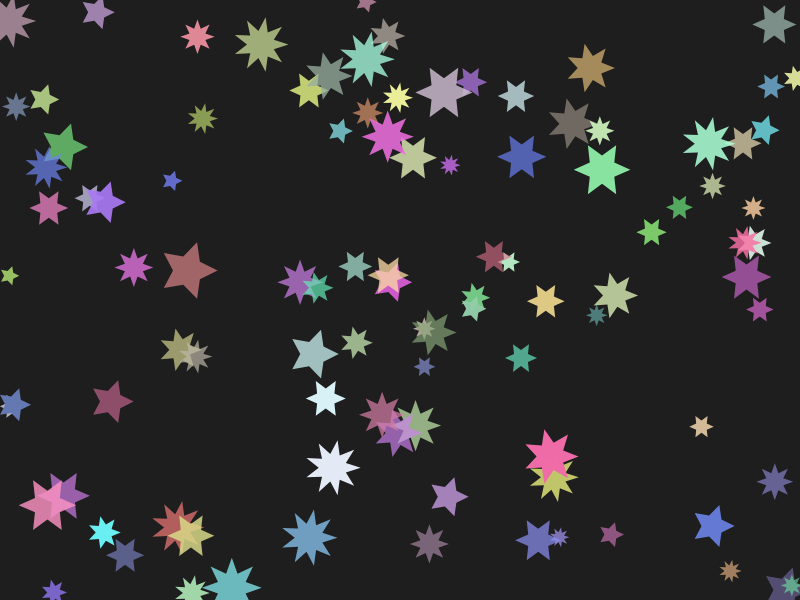
Frame 1 (no input)
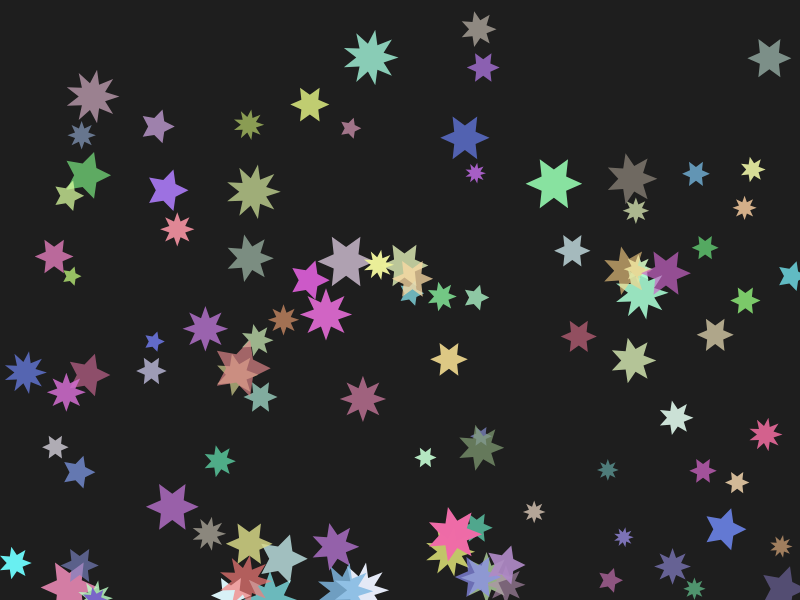
Frame 60 (no input)
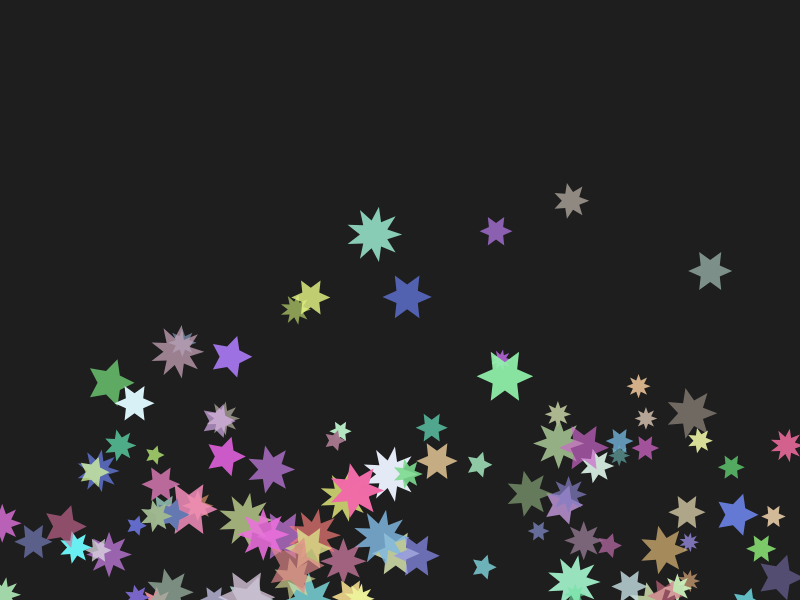
Frame 120 (the mouse pressed at the canvas centre since frame 60)

The p5.js sketch that drew these frames (run headless with seeded random() and noise() and a simulated clock; from frame 60 on, the mouse is pressed at the canvas centre):

// p5.js sketch
// ── sketch.js
let particles = []

class Particle {
  constructor(x, y) {
    this.pos = createVector(x, y)
    this.vel = createVector(random(-2, 2), random(-2, 2))
    this.acc = createVector(0, 0)
    this.size = random(10, 30)
    this.color = color(random(100, 255), random(100, 255), random(100, 255), random(150, 255))
    this.sides = floor(random(5, 10))
  }

  update() {
    this.vel.add(this.acc)
    this.pos.add(this.vel)
    this.acc.mult(0)
  }

  applyForce(force) {
    this.acc.add(force)
  }

  edges() {
    if (this.pos.x < 0 || this.pos.x > width) this.vel.x *= -1
    if (this.pos.y < 0 || this.pos.y > height) this.vel.y *= -1
  }

  show() {
    noStroke()
    fill(this.color)
    drawStar(this.pos.x, this.pos.y, this.size / 2, this.size, this.sides)
  }
}

function drawStar(x, y, radius1, radius2, npoints) {
  let angle = TWO_PI / npoints
  let halfAngle = angle / 2.0
  beginShape()
  for (let a = 0; a < TWO_PI; a += angle) {
    let sx = x + cos(a) * radius2
    let sy = y + sin(a) * radius2
    vertex(sx, sy)
    sx = x + cos(a + halfAngle) * radius1
    sy = y + sin(a + halfAngle) * radius1
    vertex(sx, sy)
  }
  endShape(CLOSE)
}

function setup() {
  createCanvas(800, 600)

  for (let i = 0; i < 100; i++) {
    particles.push(new Particle(random(width), random(height)))
  }
}

function draw() {
  background(30)

  for (let p of particles) {
    let gravity = createVector(0, 0.05)
    p.applyForce(gravity)
    p.update()
    p.edges()
    p.show()
  }
}
